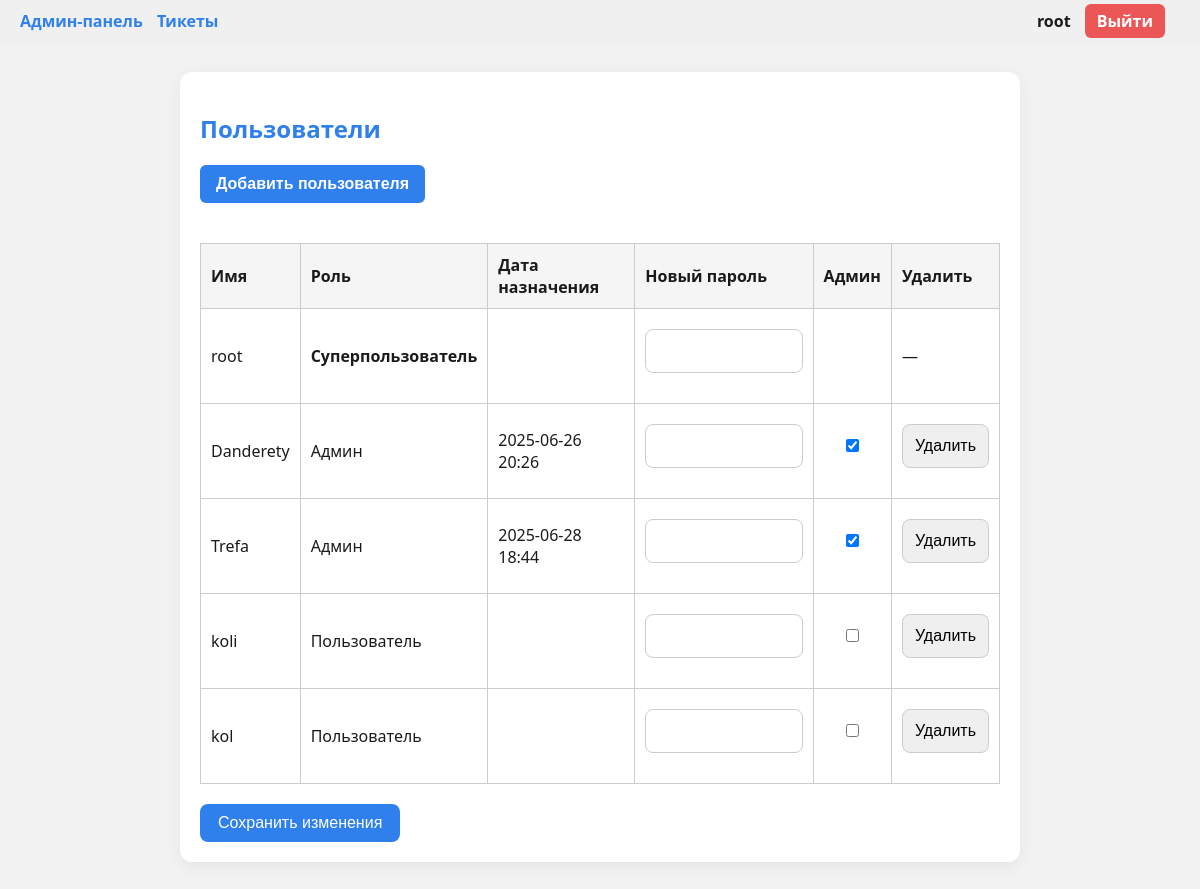
Page /users (signed in) on the earlier database version.
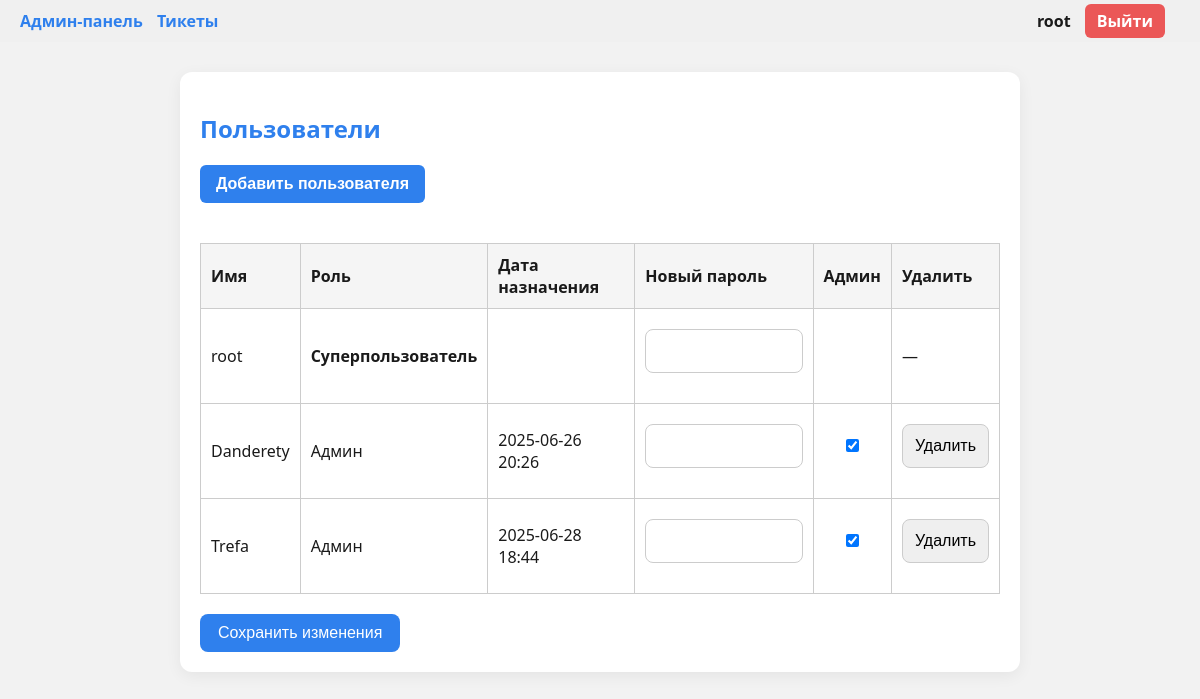
Same page on the later database version.
### app/models.py (models this page shows, shortened)
class User(UserMixin, db.Model):
    id = db.Column(db.Integer, primary_key=True)
    username = db.Column(db.String(64), unique=True, nullable=False)
    password = db.Column(db.String(128), nullable=False)
    is_admin = db.Column(db.Boolean, default=False)
    is_super = db.Column(db.Boolean, default=False)
    admin_assigned_at = db.Column(db.DateTime, nullable=True)
    tickets = db.relationship('Ticket', backref='user', cascade="all, delete", passive_deletes=True)

### app/routes.py (the view, shortened to what this page needs)
@routes_bp.route('/users', methods=['GET', 'POST'])
@login_required
def users():
    if not current_user.is_super:
        return redirect(url_for('routes_bp.submit_ticket'))
    users = User.query.all()
    return render_template('users.html', users=users)

### app/__init__.py (called while the page is built)
def create_app():
    TEMPLATE_DIR = os.path.join(os.path.dirname(basedir), "templates")
    STATIC_DIR = os.path.join(os.path.dirname(basedir), "static")
    app = Flask(__name__, template_folder=TEMPLATE_DIR, static_folder=STATIC_DIR)
    app.config.from_object(Config)
    db.init_app(app)
    login_manager.init_app(app)
    socketio.init_app(app)
    @login_manager.user_loader
    def load_user(user_id):
        from app.models import User  # импорт здесь, чтобы избежать циклической зависимости
        return User.query.get(int(user_id))
    with app.app_context():
        from app import models  # 👈 импорт только здесь!
        db.create_all()
    from app.routes import routes_bp
    app.register_blueprint(routes_bp)
    return app, socketio

### templates/users.html (shortened to what this page needs)
<!DOCTYPE html>
<html lang="ru">
<head>
  <link rel="stylesheet" href="{{ url_for('static', filename='users.css') }}">
</head>
<body>
  {% include 'topbar.html' %}
  <div class="container">
    <h2>Пользователи</h2>
    <button type="button" class="open-user-modal-btn" onclick="openUserModal()">Добавить пользователя</button>
    <form method="POST">
      <div class="table-wrapper">
        <table class="user-table">
          <thead>
            <tr>
              <th>Имя</th>
              <th>Роль</th>
              <th>Дата назначения</th>
              <th>Новый пароль</th>
              <th>Админ</th>
              <th>Удалить</th>
            </tr>
          </thead>
          <tbody>
            {% for user in users %}
            <tr>
              <td data-label="Имя">{{ user.username }}</td>
              <td data-label="Роль">
                {% if user.is_super %}<strong>Суперпользователь</strong>
                {% elif user.is_admin %}Админ
                {% else %}Пользователь{% endif %}
              </td>
              <td data-label="Дата назначения">{{ user.admin_assigned_at.strftime('%Y-%m-%d %H:%M') if user.admin_assigned_at else '' }}</td>
              <td data-label="Новый пароль">
                <input type="text" name="password_{{ user.id }}">
              </td>
              <td data-label="Админ">
                {% if not user.is_super %}
                <input type="checkbox" name="admin_{{ user.id }}" {% if user.is_admin %}checked{% endif %}>
                {% endif %}
              </td>
              <td data-label="">
                {% if not user.is_super %}
                <input type="submit" name="delete_{{ user.id }}" value="Удалить">
                {% else %}—{% endif %}
              </td>
            </tr>
            {% endfor %}
          </tbody>
        </table>
      </div>
      <div class="blockk">
        <button type="submit">Сохранить изменения</button>
      </div>
    </form>
  </div>
</body>
</html>

### templates/topbar.html (shortened to what this page needs)
{% if request.endpoint not in ['routes_bp.login', 'routes_bp.register'] %}
  <div class="topbar">
    <div class="left-links">
      {% if current_user.is_authenticated %}
        {% if current_user.is_admin and request.endpoint != 'routes_bp.admin_panel' %}
          <a href="{{ url_for('routes_bp.admin_panel') }}" class="topbar-btn">Админ-панель</a>
        {% endif %}
        {% if request.endpoint != 'routes_bp.submit_ticket' %}
          <a href="{{ url_for('routes_bp.submit_ticket') }}" class="topbar-btn">Тикеты</a>
        {% endif %}
      {% endif %}
    </div>
    <div class="right-links">
      {% if current_user.is_authenticated %}
        <span class="username">{{ current_user.username }}</span>
        <a href="{{ url_for('routes_bp.logout') }}" class="logout-btn">Выйти</a>
      {% endif %}
    </div>
  </div>
{% endif %}

### static/users.css (style rules this page uses)
.container { padding: 20px; }
.user-table { width: 100%; border-collapse: collapse; margin-top: 20px; }
.user-table th, .user-table td { border: 1px solid #ccc; padding: 10px; text-align: left; }
.user-table th { background-color: #f5f5f5; }
.open-user-modal-btn { background-color: #2F80ED; color: white; font-weight: bold; padding: 10px 16px; border: none; border-radius: 6px; cursor: pointer; margin-bottom: 20px; }
.blockk { margin-top: 20px; }

### static/base.css (style rules this page uses)
body { margin: 0; padding: 0; font-family: 'Segoe UI', sans-serif; background-color: #F2F2F2; color: #1A1A1A; }
.container { max-width: 800px; margin: 30px auto; padding: 20px; background-color: #FFFFFF; border-radius: 12px; box-shadow: 0 4px 16px rgba(0, 0, 0, 0.06); }
h1, h2, h3 { color: #2F80ED; }
input, select, textarea { width: 100%; padding: 12px; margin: 10px 0 20px; border: 1px solid #ccc; border-radius: 8px; font-size: 1rem; box-sizing: border-box; }
button, .btn { background-color: #2F80ED; color: white; padding: 10px 18px; border: none; border-radius: 8px; cursor: pointer; font-size: 1rem; transition: background-color 0.3s ease; }
.topbar { display: flex; justify-content: space-between; align-items: center; padding: 10px 20px; background-color: #f0f0f0; font-size: 1rem; margin-bottom: 20px; }
.topbar a { text-decoration: none; margin-right: 15px; color: #2F80ED; font-weight: bold; }
.topbar a.logout-btn { background-color: #eb5757; color: white; padding: 6px 12px; border-radius: 6px; }
.topbar .username { margin-right: 10px; font-weight: bold; }
.left-links a { margin-right: 10px; }

Differences in the rows shown:
removed User: username "koli", is_super "Пользователь"
removed User: username "kol", is_super "Пользователь"
